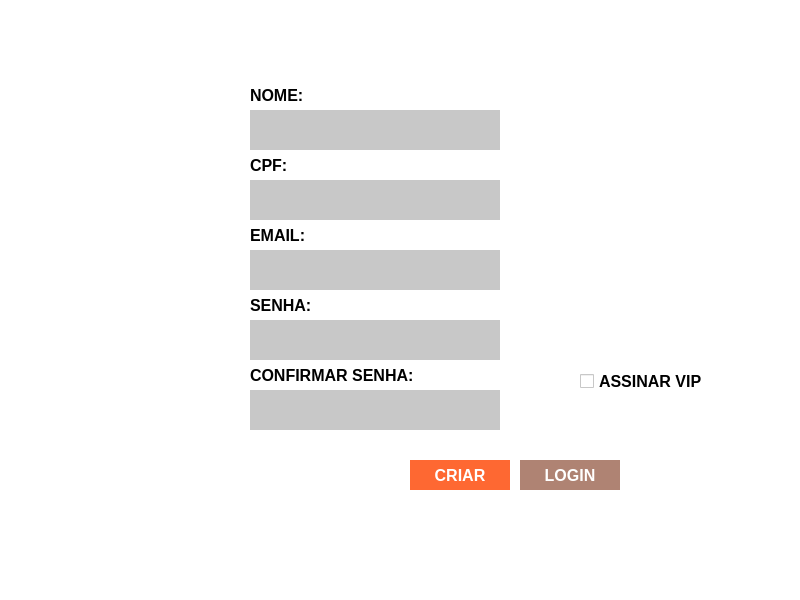
<?xml version="1.0" encoding="UTF-8"?>
<ui version="4.0">
 <class>NovaConta</class>
 <widget class="QDialog" name="NovaConta">
  <property name="geometry">
   <rect>
    <x>0</x>
    <y>0</y>
    <width>800</width>
    <height>600</height>
   </rect>
  </property>
  <property name="windowTitle">
   <string>Dialog</string>
  </property>
  <property name="styleSheet">
   <string notr="true">background-color: rgb(255, 255, 255);</string>
  </property>
  <property name="background" stdset="0">
   <string/>
  </property>
  <widget class="QLabel" name="label">
   <property name="geometry">
    <rect>
     <x>250</x>
     <y>80</y>
     <width>251</width>
     <height>30</height>
    </rect>
   </property>
   <property name="font">
    <font>
     <family>Microsoft YaHei UI</family>
     <pointsize>12</pointsize>
     <bold>true</bold>
    </font>
   </property>
   <property name="styleSheet">
    <string notr="true">color: rgb(0, 0, 0);</string>
   </property>
   <property name="text">
    <string>NOME:</string>
   </property>
  </widget>
  <widget class="QLineEdit" name="lnNome">
   <property name="geometry">
    <rect>
     <x>250</x>
     <y>110</y>
     <width>250</width>
     <height>40</height>
    </rect>
   </property>
   <property name="font">
    <font>
     <pointsize>14</pointsize>
    </font>
   </property>
   <property name="styleSheet">
    <string notr="true">background-color: rgb(200, 200, 200);
border-color: rgb(200, 200, 200);
border-style: outset;</string>
   </property>
  </widget>
  <widget class="QLineEdit" name="lnCPF">
   <property name="geometry">
    <rect>
     <x>250</x>
     <y>180</y>
     <width>250</width>
     <height>40</height>
    </rect>
   </property>
   <property name="font">
    <font>
     <pointsize>14</pointsize>
    </font>
   </property>
   <property name="styleSheet">
    <string notr="true">background-color: rgb(200, 200, 200);
border-color: rgb(200, 200, 200);
border-style: outset;</string>
   </property>
  </widget>
  <widget class="QLineEdit" name="lnEmail">
   <property name="geometry">
    <rect>
     <x>250</x>
     <y>250</y>
     <width>250</width>
     <height>40</height>
    </rect>
   </property>
   <property name="font">
    <font>
     <pointsize>14</pointsize>
    </font>
   </property>
   <property name="styleSheet">
    <string notr="true">background-color: rgb(200, 200, 200);
border-color: rgb(200, 200, 200);
border-style: outset;</string>
   </property>
  </widget>
  <widget class="QLineEdit" name="lnSenha">
   <property name="geometry">
    <rect>
     <x>250</x>
     <y>320</y>
     <width>250</width>
     <height>40</height>
    </rect>
   </property>
   <property name="font">
    <font>
     <pointsize>14</pointsize>
    </font>
   </property>
   <property name="styleSheet">
    <string notr="true">background-color: rgb(200, 200, 200);
border-color: rgb(200, 200, 200);
border-style: outset;</string>
   </property>
  </widget>
  <widget class="QLineEdit" name="lnConfirmarSenha">
   <property name="geometry">
    <rect>
     <x>250</x>
     <y>390</y>
     <width>250</width>
     <height>40</height>
    </rect>
   </property>
   <property name="font">
    <font>
     <pointsize>14</pointsize>
    </font>
   </property>
   <property name="styleSheet">
    <string notr="true">background-color: rgb(200, 200, 200);
border-color: rgb(200, 200, 200);
border-style: outset;</string>
   </property>
  </widget>
  <widget class="QPushButton" name="btnCriar">
   <property name="geometry">
    <rect>
     <x>410</x>
     <y>460</y>
     <width>100</width>
     <height>30</height>
    </rect>
   </property>
   <property name="font">
    <font>
     <family>Microsoft YaHei UI</family>
     <pointsize>12</pointsize>
     <bold>true</bold>
    </font>
   </property>
   <property name="cursor">
    <cursorShape>PointingHandCursor</cursorShape>
   </property>
   <property name="styleSheet">
    <string notr="true">background-color: rgb(254, 104, 50);
border-style: outset;
color:rgb(255, 255, 255)</string>
   </property>
   <property name="text">
    <string>CRIAR</string>
   </property>
  </widget>
  <widget class="QPushButton" name="btnLogin">
   <property name="geometry">
    <rect>
     <x>520</x>
     <y>460</y>
     <width>100</width>
     <height>30</height>
    </rect>
   </property>
   <property name="font">
    <font>
     <family>Microsoft YaHei UI</family>
     <pointsize>12</pointsize>
     <bold>true</bold>
    </font>
   </property>
   <property name="cursor">
    <cursorShape>PointingHandCursor</cursorShape>
   </property>
   <property name="styleSheet">
    <string notr="true">background-color: rgb(175, 131, 115);
border-style: outset;
color:rgb(255, 255, 255)</string>
   </property>
   <property name="text">
    <string>LOGIN</string>
   </property>
  </widget>
  <widget class="QLabel" name="label_6">
   <property name="geometry">
    <rect>
     <x>250</x>
     <y>150</y>
     <width>251</width>
     <height>30</height>
    </rect>
   </property>
   <property name="font">
    <font>
     <family>Microsoft YaHei UI</family>
     <pointsize>12</pointsize>
     <bold>true</bold>
    </font>
   </property>
   <property name="styleSheet">
    <string notr="true">color: rgb(0, 0, 0);</string>
   </property>
   <property name="text">
    <string>CPF:</string>
   </property>
  </widget>
  <widget class="QLabel" name="label_7">
   <property name="geometry">
    <rect>
     <x>250</x>
     <y>220</y>
     <width>251</width>
     <height>30</height>
    </rect>
   </property>
   <property name="font">
    <font>
     <family>Microsoft YaHei UI</family>
     <pointsize>12</pointsize>
     <bold>true</bold>
    </font>
   </property>
   <property name="styleSheet">
    <string notr="true">color: rgb(0, 0, 0);</string>
   </property>
   <property name="text">
    <string>EMAIL:</string>
   </property>
  </widget>
  <widget class="QLabel" name="label_8">
   <property name="geometry">
    <rect>
     <x>250</x>
     <y>290</y>
     <width>251</width>
     <height>30</height>
    </rect>
   </property>
   <property name="font">
    <font>
     <family>Microsoft YaHei UI</family>
     <pointsize>12</pointsize>
     <bold>true</bold>
    </font>
   </property>
   <property name="styleSheet">
    <string notr="true">color: rgb(0, 0, 0);</string>
   </property>
   <property name="text">
    <string>SENHA:</string>
   </property>
  </widget>
  <widget class="QLabel" name="label_9">
   <property name="geometry">
    <rect>
     <x>250</x>
     <y>360</y>
     <width>251</width>
     <height>30</height>
    </rect>
   </property>
   <property name="font">
    <font>
     <family>Microsoft YaHei UI</family>
     <pointsize>12</pointsize>
     <bold>true</bold>
    </font>
   </property>
   <property name="styleSheet">
    <string notr="true">color: rgb(0, 0, 0);</string>
   </property>
   <property name="text">
    <string>CONFIRMAR SENHA:</string>
   </property>
  </widget>
  <widget class="QCheckBox" name="checkBox">
   <property name="geometry">
    <rect>
     <x>580</x>
     <y>370</y>
     <width>131</width>
     <height>22</height>
    </rect>
   </property>
   <property name="font">
    <font>
     <family>Microsoft YaHei UI</family>
     <pointsize>12</pointsize>
     <bold>true</bold>
    </font>
   </property>
   <property name="cursor">
    <cursorShape>PointingHandCursor</cursorShape>
   </property>
   <property name="mouseTracking">
    <bool>true</bool>
   </property>
   <property name="tabletTracking">
    <bool>false</bool>
   </property>
   <property name="acceptDrops">
    <bool>false</bool>
   </property>
   <property name="styleSheet">
    <string notr="true">color: rgb(0, 0, 0);</string>
   </property>
   <property name="text">
    <string>ASSINAR VIP</string>
   </property>
   <property name="checkable">
    <bool>true</bool>
   </property>
  </widget>
 </widget>
 <resources/>
 <connections/>
</ui>
